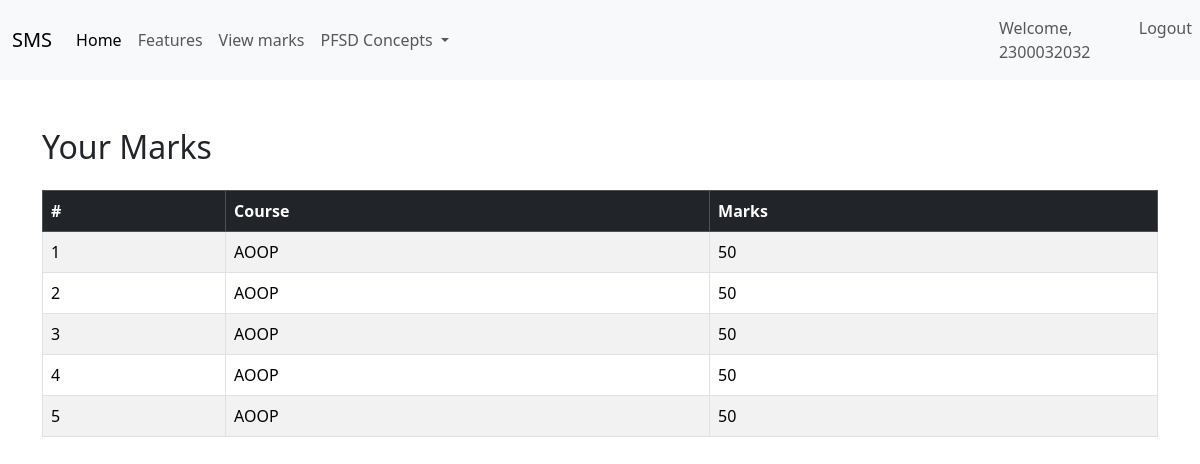
The app's page /studentapp/viewmarks/ (signed in) with its own data.
### facultyapp/models.py (models this page shows, shortened)
class Marks(models.Model):
    COURSE_CHOICES = [
        ('AOOP', 'ADVANCED OBJECT ORIENTED PROGRAMMING'),
        ('PFSD', 'PYTHON FULL STACK DEVELOPMENT'),
    ]
    student=models.ForeignKey(StudentList,on_delete=models.CASCADE)
    course=models.CharField(max_length=50,choices=COURSE_CHOICES)
    marks=models.IntegerField()

### studentapp/views.py (the view)
# urls.py: path('viewmarks/', views.view_marks, name='viewmarks'),
def view_marks(request):
    user = request.user
    try:
        student_user = User.objects.get(username=user.username)
        student = StudentList.objects.get(Register_Number=student_user)
        marks = Marks.objects.filter(student=student)
        return render(request, 'studentapp/view_marks.html', {'marks': marks})
    except (StudentList.DoesNotExist, User.DoesNotExist):
        return render(request, 'studentapp/no_student.html', {
            'error': 'No student record found'
        })

### templates/studentapp/view_marks.html (shortened to what this page needs)
{% extends 'Navbar/StudentNavbar.html' %}
{% load static %}
{% block body %}
<div class="container mt-5">
    {% if marks %}
        <h2 class="mb-4">Your Marks</h2>
        <div class="table-responsive">
            <table class="table table-bordered table-striped">
                <thead class="table-dark">
                    <tr>
                        <th>#</th>
                        <th>Course</th>
                        <th>Marks</th>
                    </tr>
                </thead>
                <tbody>
                    {% for mark in marks %}
                    <tr>
                        <td>{{ forloop.counter }}</td>
                        <td>{{ mark.course }}</td>
                        <td>{{ mark.marks }}</td>
                    </tr>
                    {% endfor %}
                </tbody>
            </table>
        </div>
    {% else %}
        <h2 class="text-danger">No marks available</h2>
    {% endif %}
</div>
{% endblock %}

### templates/navbar/StudentNavbar.html (shortened to what this page needs)
<!DOCTYPE html>
<html lang="en">
<head>
    <link href="https://cdn.jsdelivr.net/npm/bootstrap@5.3.3/dist/css/bootstrap.min.css" rel="stylesheet">
</head>
<body>
<nav class="navbar navbar-expand-lg navbar-light bg-light">
  <div class="container-fluid">
    <a class="navbar-brand" href="{% url 'projecthomepage' %}">SMS</a>
    <div class="collapse navbar-collapse" id="navbarNavDropdown">
      <ul class="navbar-nav">
        <li class="nav-item">
          <a class="nav-link active" aria-current="page" href="#">Home</a>
        </li>
        <li class="nav-item">
          <a class="nav-link" href="#">Features</a>
        </li>
        <li class="nav-item">
          <li><a class="nav-link" href="{% url 'studentapp:viewmarks' %}">View marks</a></li>
        </li>
        <li class="nav-item dropdown">
          <a class="nav-link dropdown-toggle" href="#" id="navbarDropdownMenuLink" role="button" data-bs-toggle="dropdown" aria-expanded="false">
            PFSD Concepts
          </a>
        </li>
      </ul>
    </div>
  </div>
    <ul  class="navbar-nav ms-auto">
<li>
        {% if user.is_authenticated %}
        <li class="nav-item">
        <span class="nav-link">Welcome, {{ user.username }}</span>
    </li>
          <li class="nav-item">
          <a class="nav-link" href="#">Logout</a>
          </li>
        {% endif %}
 </li>
      </ul>
</nav>
{% block body %}
{% endblock %}
</body>
</html>

### records on screen
Marks: course "AOOP", marks "50"
Marks: course "AOOP", marks "50"
Marks: course "AOOP", marks "50"
Marks: course "AOOP", marks "50"
Marks: course "AOOP", marks "50"

### other values on screen
{{ user.username }} "2300032032"
